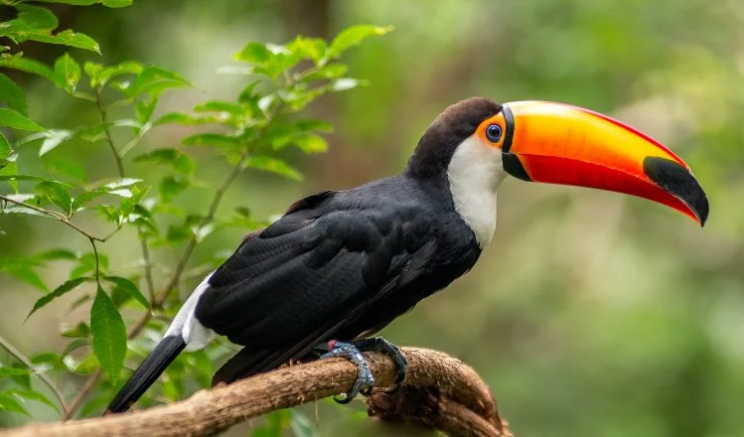
#> input picture src/equalizacao_histogramas/assets/passaro.png, 744 x 437 px
$ python equalizacao_histograma_cinza.py
#> lines starting #> are read from the running program, lines starting #| are printed output that depends on the picture
from PIL import Image
import matplotlib.pyplot as plt

def equalizacao_cinza(nome_imagem):
    # Abre a imagem e converte-a para cinza.
#> called with nome_imagem = 'assets/passaro.png'
    imagem_cinza = Image.open(nome_imagem).convert("L")
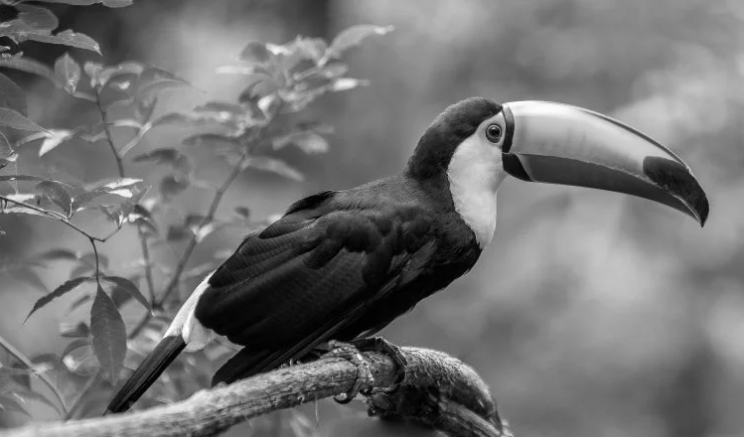
#> imagem_cinza: PIL image 744x437 L; min 0, max 254, mean 114.7

    #Cria os subplots para a imagem e histograma originais.
    plt.subplot(221).axis('off')
    plt.imshow(imagem_cinza, cmap="gray")
    plt.title("Imagem original.")

    plt.subplot(223)
    plt.plot(imagem_cinza.histogram())
    plt.title("Histograma original")
    plt.xlabel("Níveis de cinza")
    plt.ylabel("Frequência original")

    imagem_equalizada = imagem_cinza

    # Calcula a quantidade de pixels se baseando na largura e altura da imagem.
    largura, altura = imagem_cinza.size
#> largura = 744; altura = 437
    quantidade_pixels = largura * altura
#> quantidade_pixels = 325128


    valores_equalizados = []
    pixels_niveis_cinza = []
    soma_frequencia = 0

    for i in range (256):
        pixels_niveis_cinza.append(0)

    # Calcula o histograma da imagem.
    for i in range(largura):
        for j in range(altura):
            pixels_niveis_cinza[imagem_cinza.getpixel((i, j))] += 1

    # Calcula a função distributiva acumulativa (CDF) do histograma e o normaliza.
    # Após esse cálculo, os valores são convertidos para números inteiros de 0 a 255 e
    # são adicionados para os valores equalizados.
    for i in range(256):
        frequency = pixels_niveis_cinza[i] / quantidade_pixels
        soma_frequencia += frequency
        valores_equalizados.append(round(soma_frequencia * 255))
#> after the loop, soma_frequencia = 1; valores_equalizados = 256 values from 0 to 255

    # Troca a tonalidade de cada pixel da imagem original pela nova tonalidade equalizada.
    for i in range(largura):
        for j in range(altura):
            valor_original = imagem_cinza.getpixel((i, j))
            imagem_equalizada.putpixel((i, j), valores_equalizados[valor_original])
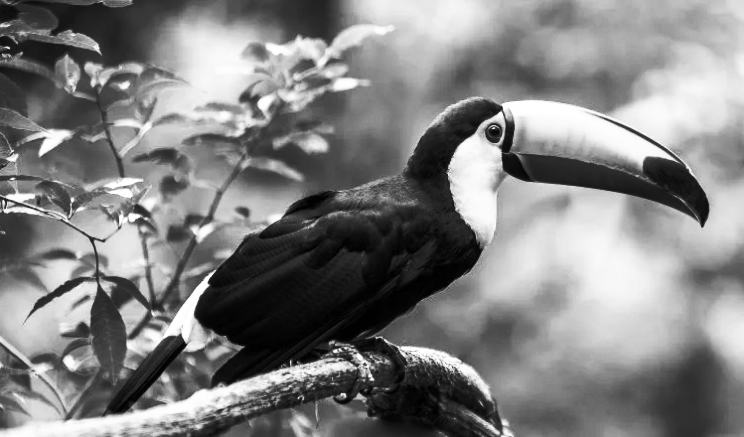
#> imagem_equalizada: PIL image 744x437 L; min 0, max 255, mean 128.3

    # Cria os subplots da imagem e histograma equalizados.
    plt.subplot(222).axis('off')
    plt.imshow(imagem_equalizada, cmap="gray")
    plt.title("Imagem equalizada.")

    plt.subplot(224)
    plt.plot(imagem_equalizada.histogram())
    plt.title("Histograma equalizado")
    plt.xlabel("Níveis de cinza")
    plt.ylabel("Frequência equalizada")

    plt.suptitle("Demonstração de equalização de imagens cinzas.")
    plt.show()
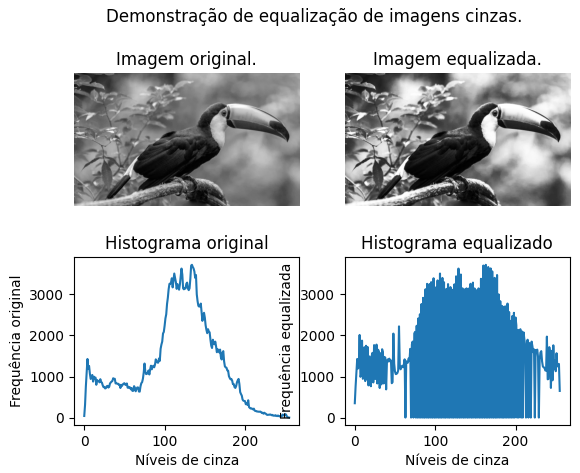
#> figure drawn by matplotlib, 4 panels; panel 2: curve peaks at x = 134, y = 3720; panel 4: curve peaks at x = 163, y = 3720

equalizacao_cinza("assets/passaro.png")

$ run again, with src/equalizacao_histogramas/assets/equalizacao-exemplo.png copied over src/equalizacao_histogramas/assets/passaro.png
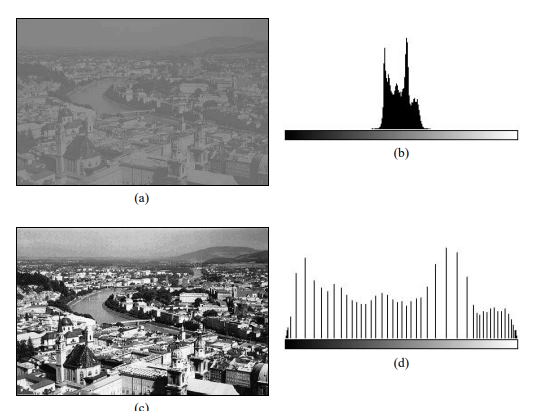
#> input picture src/equalizacao_histogramas/assets/equalizacao-exemplo.png, 534 x 411 px
#> after the loop in equalizacao_cinza, `for i in range(largura):`:
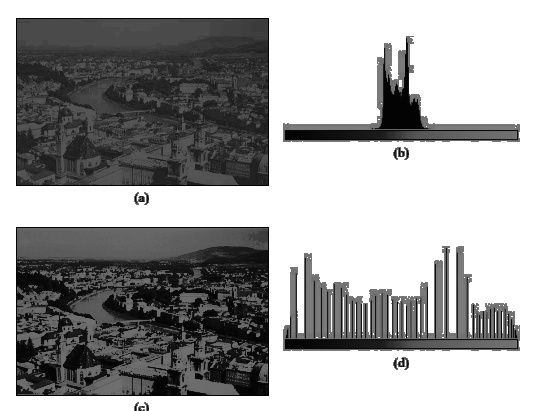
#> imagem_equalizada: PIL image 534x411 L; min 3, max 255, mean 162.1
#> in equalizacao_cinza, `plt.show()`:
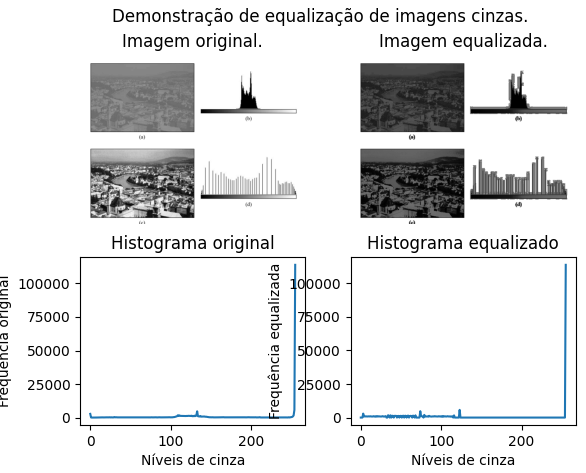
#> figure drawn by matplotlib, 4 panels; panel 2: curve peaks at x = 255, y = 113839; panel 4: curve peaks at x = 255, y = 113839

$ run again, with src/equalizacao_histogramas/assets/especificacao-direta-exemplo2.png copied over src/equalizacao_histogramas/assets/passaro.png
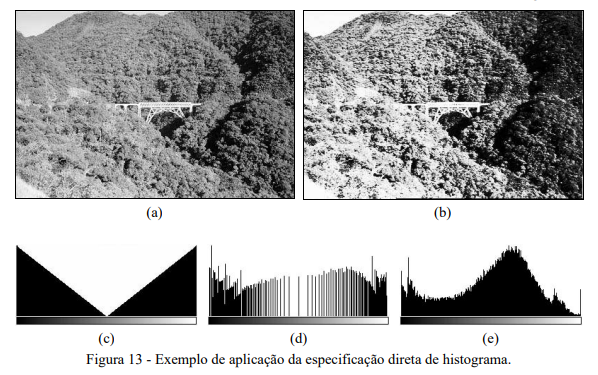
#> input picture src/equalizacao_histogramas/assets/especificacao-direta-exemplo2.png, 598 x 375 px
#> after the loop in equalizacao_cinza, `for i in range(largura):`:
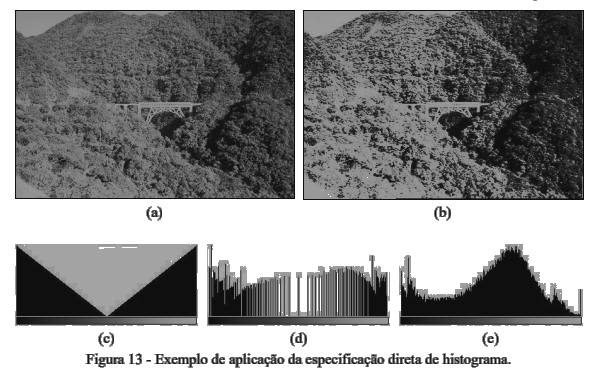
#> imagem_equalizada: PIL image 598x375 L; min 15, max 255, mean 145
#> in equalizacao_cinza, `plt.show()`:
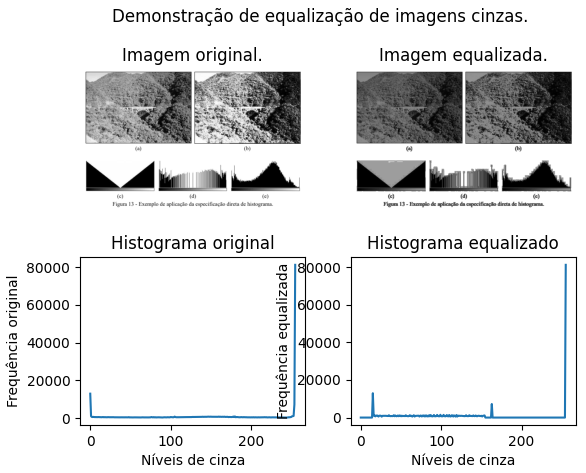
#> figure drawn by matplotlib, 4 panels; panel 2: curve peaks at x = 255, y = 81259; panel 4: curve peaks at x = 255, y = 81259
